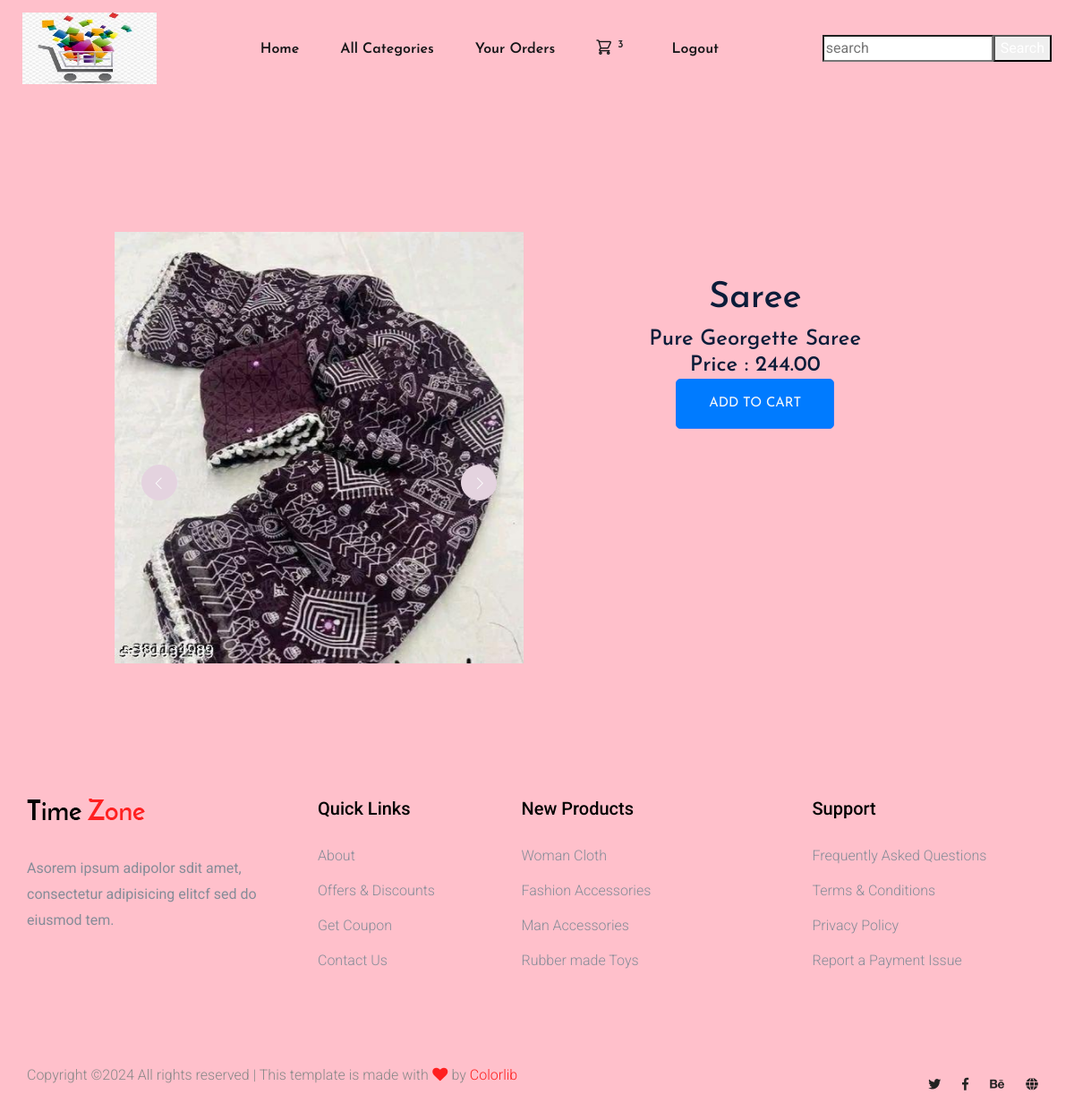
Screenshot of /productdetail/1 (signed in) with the database file from the repository.
### shop/models.py (models this page shows)
class Product(models.Model):
    name = models.CharField(max_length=20)
    description = models.TextField()
    image = models.ImageField(upload_to='products')
    price = models.DecimalField(max_digits=10,decimal_places=2)
    stock = models.IntegerField()
    available = models.BooleanField(default=True)
    created = models.DateTimeField(auto_now_add=True)
    updated = models.DateTimeField(auto_now=True)
    category = models.ForeignKey(Category,on_delete=models.CASCADE)

### shop/views.py (the view)
# urls.py: path('productdetail/<int:p>',views.productdetail,name='productdetail'),
def productdetail(request,p):
    p = Product.objects.get(id=p)
    context = {'pro':p}
    return render(request, 'productdetail.html', context)

### cart/context_processors.py (called while the page is built)
def count_items(request):
    u=request.user
    count = 0
    if request.user.is_authenticated:
        try:
            c=Cart.objects.filter(user=u)
            for i in c:
                count +=i.quantity
        except:
            count=0
    return{'c':count}

### shop/context_processors.py (called while the page is built)
def category_list(request):
    c=Category.objects.all()
    return {'cl':c}

### templates/productdetail.html (shortened to what this page needs)
<!DOCTYPE html>
{% extends 'base.html' %}
{% block content %}
<html lang="en">
<head>
</head>
<body>
 <main>
        <div class="product_image_area">
            <div class="container">
            <div class="row justify-content-center">
                <div class="col-lg-5">
                <div class="product_img_slide owl-carousel">
                    <div class="single_product_img">
                        <img src="{{ pro.image.url }}" alt="#" class="img-fluid">
                    </div>
                </div>
                </div>
                <div class="col-lg-5">
                <div class="single_product_text text-center">
                    <h3>{{ pro.name }}<br></h3>
                    <h4>
                        {{ pro.description }}<br>
                        Price : {{ pro.price }}<br>
                        {% if user.is_superuser == True %}
                            {% if pro.stock > 0 %}
                                Available Stock : {{ pro.stock }}<br>
                        <a href="{% url 'shop:addstock' pro.id %}" class="btn_3 bg-primary text-light">Add Stock</a>
                    </h4>
                            {% else %}
                                <h4>Out of Stock </h4>
                                <a href="{% url 'shop:addstock' pro.id %}" class="btn_3 bg-primary text-light">Add Stock</a>
                            {% endif %}
                        {% else %}
                        {% if pro.stock > 0 %}
                            <div class="add_to_cart">
                                <a href="{% url 'cart:addtocart' pro.id %}" class="btn_3 bg-primary text-light">add to cart</a>
                            </div>
                        {% else %}
                    <h4>Out of stock</h4>
                        {% endif %}
                    {% endif %}
                        </div>
                    </div>
                </div>
                </div>
            </div>
</body>
</html>
{% endblock %}

### rows the page displays
Product: image (picture), name "Saree", description "Pure Georgette Saree", price "244.00"

### other values shown
{{ c }} "3"
